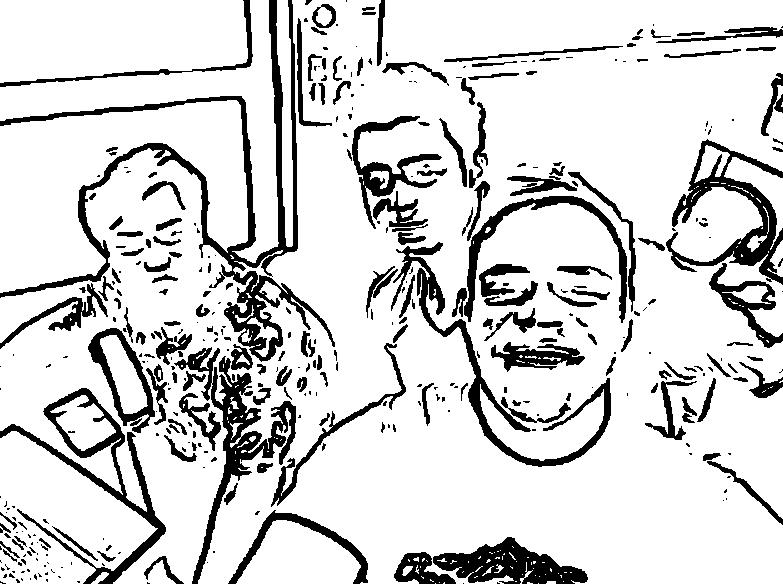
#> input picture ZhangSuen Thinning Algorithm/someWeird.jpg, 783 x 584 px, found by its file name
$ python testingBinary.py
#> lines starting #> are read from the running program, lines starting #| are printed output that depends on the picture; after the words box and inside, x2 and y2 are one past the last pixel; in counts of white or black regions, pixels touching at a corner belong together
### First Principles/Helpers.py
import numpy as np
import os
import random


def imageToBinary(image, threshold=128, flipped=False):
    """the higher the threshold the more black pixels there will be"""
#> called with threshold = 90, flipped = True
    upper = 255
    lower = 0
    if flipped:
        upper = 0
        lower = 255
    imageArr = np.array(image)
    copyImage = np.copy(imageArr)
    imageArr[copyImage > threshold] = upper
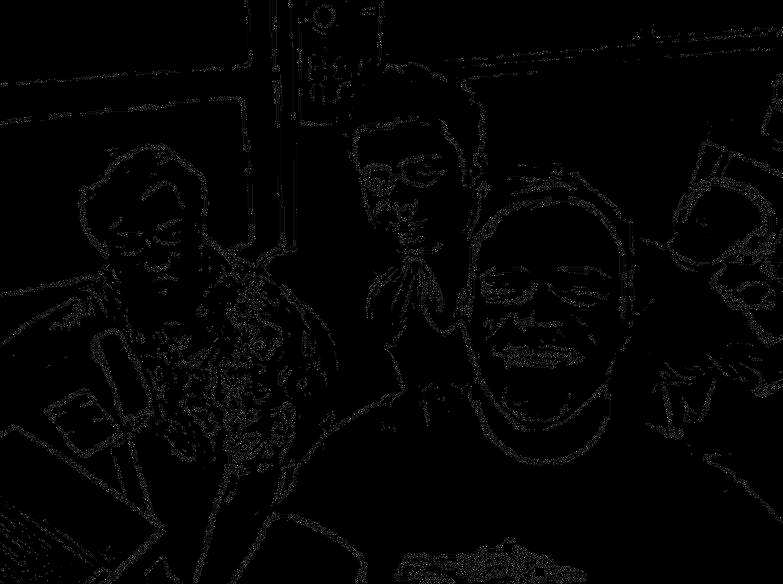
#> imageArr: shape (584, 783) float32; min 0, max 43, mean 0.6; drawn with min black and max white
    imageArr[copyImage <= threshold] = lower
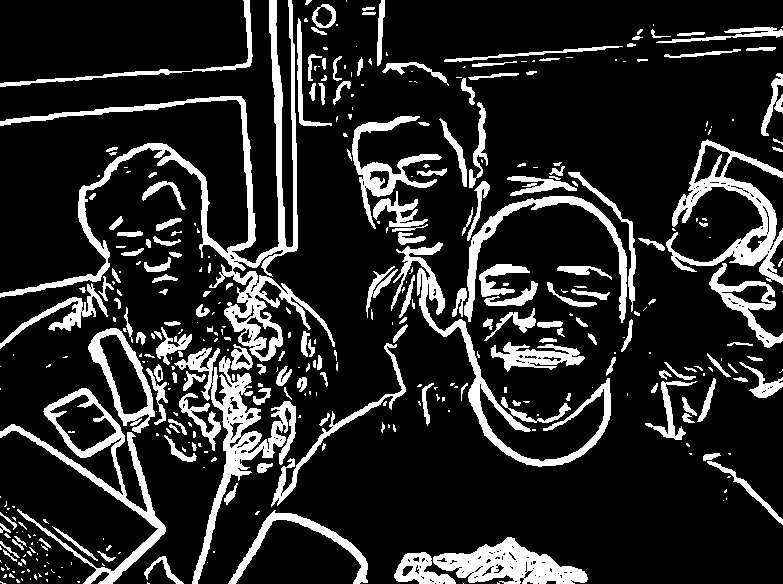
#> imageArr: shape (584, 783) float32; 16.3% white; 394 white regions (211 under 20 px), largest, box (x1, y1, x2, y2) and area: (0, 0, 335, 362) 11403, (174, 347, 296, 584) 5196, (0, 388, 166, 584) 4585
    return imageArr


def findMiddle(x, y, w, h):
    return x + w // 2, y + h // 2


# [69 lines left out: functions overlap, getAllOverlaps, doesContain, getAllContains, addLetterToCanvas, getImageOfLetter and 1 more, not called in this run]

### First Principles/testingBinary.py
import Helpers
import PIL.Image as Image
import numpy as np


image = Image.open("someWeird.jpg").convert("F")
# image.show()

imageArr = Helpers.imageToBinary(np.array(image), threshold=90, flipped=True)

imageArr = np.array(imageArr, dtype=np.uint8)
imageToShow = Image.fromarray(imageArr)
imageToShow.save("someWeird.jpg")
imageToShow.show()
